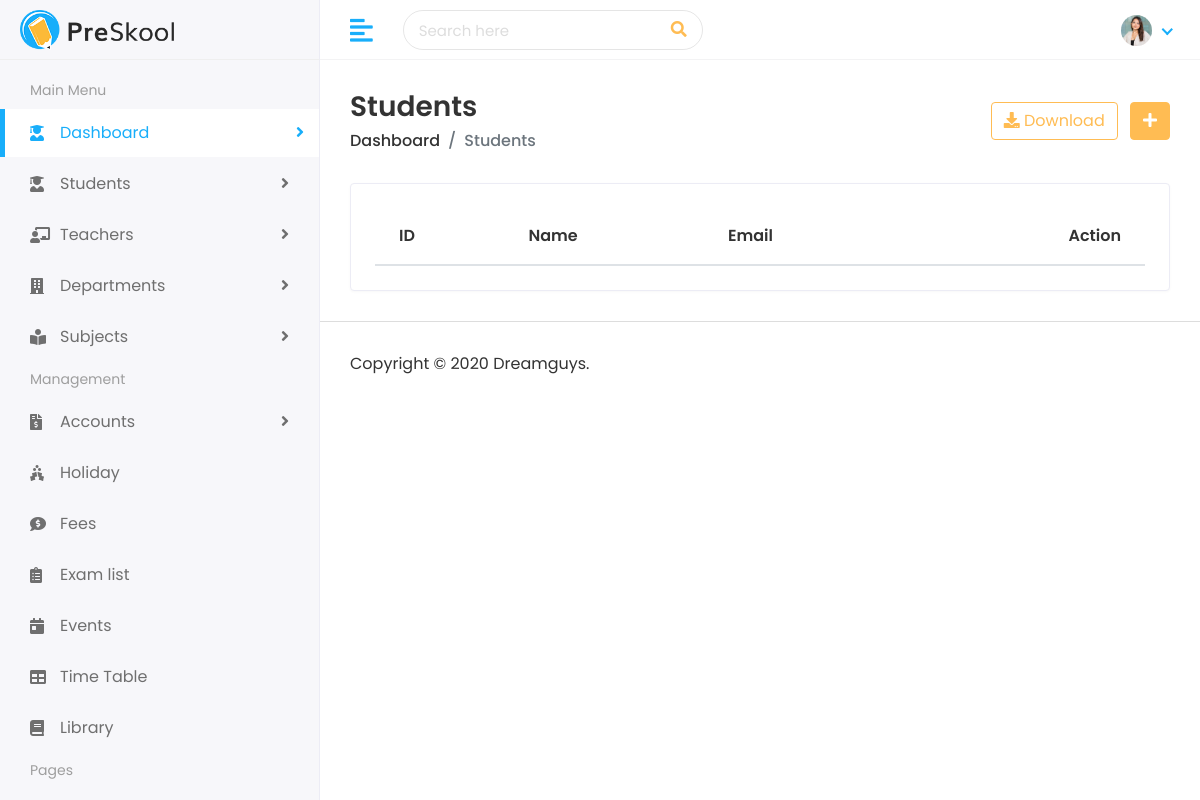
Page /student/ (signed in) on the earlier database version.
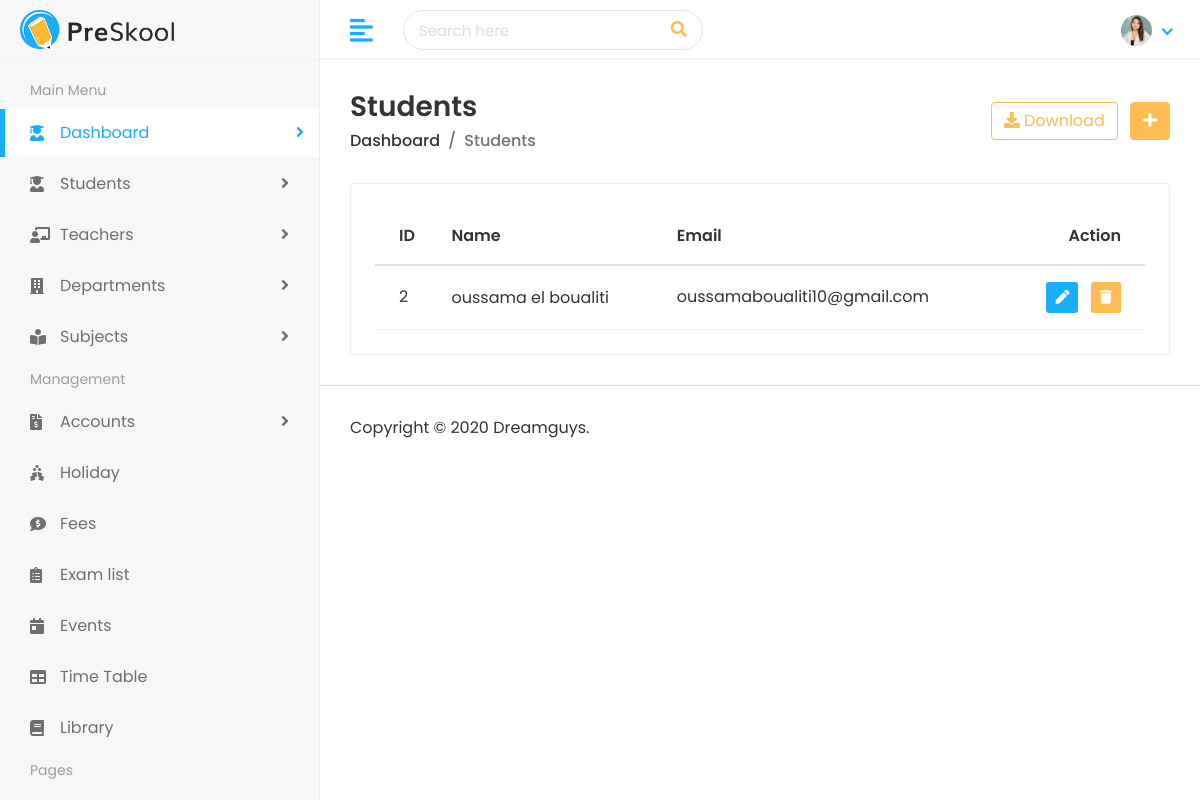
Same page on the later database version.
### student/models.py (models this page shows, shortened)
class Student(models.Model):
   parent = models.OneToOneField(Parent, on_delete=models.CASCADE)
   user = models.OneToOneField(settings.AUTH_USER_MODEL, on_delete=models.SET_NULL, null=True, blank=True)
   first_name = models.CharField(max_length=100)
   last_name = models.CharField(max_length=100)
   student_id = models.CharField(max_length=20)
   gender = models.CharField(max_length=10,
   choices=[('Male','Male'), ('Female','Female')])
   date_of_birth = models.DateField()
   student_class = models.CharField(max_length=50)
   joining_date = models.DateField()
   mobile_number = models.CharField(max_length=15)
   admission_number = models.CharField(max_length=20)
   section = models.CharField(max_length=10)
   student_image = models.ImageField(
   upload_to='students/', blank=True)

class Parent(models.Model):
   father_name = models.CharField(max_length=100)
   father_occupation = models.CharField(max_length=100, blank=True)
   father_mobile = models.CharField(max_length=15)
   father_email = models.EmailField(max_length=100)
   mother_name = models.CharField(max_length=100)
   mother_occupation = models.CharField(max_length=100, blank=True)
   mother_mobile = models.CharField(max_length=15)
   mother_email = models.EmailField(max_length=100)
   present_address = models.TextField()
   permanent_address = models.TextField()

### student/views.py (the view)
# urls.py: path('', views.student_list, name='student_list'),
@login_required
def student_list(request):
    students = Student.objects.all()
    return render(request, 'students/students.html', {'students': students})

### templates/students/students.html (shortened to what this page needs)
{% extends 'Home/base.html' %}
{% load static %}
{% block body %}
         <div class="page-wrapper">
            <div class="content container-fluid">
               <div class="page-header">
                  <div class="row align-items-center">
                     <div class="col">
                        <h3 class="page-title">Students</h3>
                        <ul class="breadcrumb">
                           <li class="breadcrumb-item"><a href="">Dashboard</a></li>
                           <li class="breadcrumb-item active">Students</li>
                        </ul>
                     </div>
                     {% if user.is_authenticated and user.is_admin or user.is_authenticated and user.is_teacher %}
                     <div class="col-auto text-right float-right ml-auto">
                        <a href="#" class="btn btn-outline-primary mr-2"><i class="fas fa-download"></i> Download</a>
                        <a href="{% url 'add_student' %}" class="btn btn-primary"><i class="fas fa-plus"></i></a>
                     </div>
                     {% endif %}
                  </div>
               </div>
               <div class="row">
                  <div class="col-sm-12">
                     <div class="card card-table">
                        <div class="card-body">
                           <div class="table-responsive">
                              <table class="table table-hover table-center mb-0 datatable">
                                 <thead>
                                    <tr>
                                       <th>ID</th>
                                       <th>Name</th>
                                       <th>Email</th>
                                       {% if user.is_authenticated and user.is_admin or user.is_authenticated and user.is_teacher %}
                                       <th class="text-right">Action</th>
                                       {% endif %}
                                    </tr>
                                 </thead>
                                 <tbody>
                                    {% for student in students %}
                                    <tr>
                                       <td>{{ student.student_id}}</td>
                                       <td>
                                          <h2 class="table-avatar">
                                             <a href="{% url 'view_student' student.student_id %}">{{ student.first_name }} {{ student.last_name}}</a>
                                          </h2>
                                       </td>
                                       <td>{{ student.parent.father_email }}</td>
                                       {% if user.is_authenticated and user.is_admin or user.is_authenticated and user.is_teacher %}
                                       <td class="text-right">
                                          <div class="actions">
                                             <a href="{% url 'edit_student' student.student_id %}" class="btn btn-sm bg-success-light mr-2">
                                                 <i class="fas fa-pen"></i>
                                             </a>
                                             <form action="{% url 'delete_student' student.student_id %}" method="POST" style="display:inline;">
                                                 <button type="submit" class="btn btn-sm bg-danger-light" onclick="return confirm('Are you sure you want to delete this student?');">
                                                     <i class="fas fa-trash"></i>
                                                 </button>
                                             </form>
                                         </div>
                                       </td>
                                       {% endif %}
                                    </tr>
                                    {% endfor %}
                                 </tbody>
                              </table>
                           </div>
                        </div>
                     </div>
                  </div>
               </div>
            </div>
            <footer>
               <p>Copyright © 2020 Dreamguys.</p>
            </footer>
         </div>
      </div>
   </body>
</html>
{% endblock %}

### templates/Home/base.html (shortened to what this page needs)
{% load static %}
<!DOCTYPE html>
<html lang="en">
   <head>
      <link rel="stylesheet" href="{%static 'assets/plugins/bootstrap/css/bootstrap.min.css' %}">
      <link rel="stylesheet" href="{%static 'assets/plugins/fontawesome/css/fontawesome.min.css' %}">
      <link rel="stylesheet" href="{%static 'assets/plugins/fontawesome/css/all.min.css' %}">
      <link rel="stylesheet" href="{%static 'assets/plugins/select2/css/select2.min.css' %}">
      <link rel="stylesheet" href="{%static 'assets/plugins/simple-calendar/simple-calendar.css' %}">
      <link rel="stylesheet" href="{%static 'assets/css/style.css' %}">
   </head>
   <body>
      <div class="main-wrapper">
         <div class="header">
            <div class="header-left">
               <a href="{% url 'dashboard' %}" class="logo">
               <img src="{%static 'assets/img/logo.png' %}" alt="Logo">
               </a>
            </div>
            <a href="javascript:void(0);" id="toggle_btn">
            <i class="fas fa-align-left"></i>
            </a>
            <div class="top-nav-search">
               <form>
                  <input type="text" class="form-control" placeholder="Search here">
                  <button class="btn" type="submit"><i class="fas fa-search"></i></button>
               </form>
            </div>
            <ul class="nav user-menu">
               <li class="nav-item dropdown noti-dropdown">
                  <a href="#" class="dropdown-toggle nav-link" data-toggle="dropdown">
                  </a>
               </li>
               <li class="nav-item dropdown has-arrow">
                  <a href="#" class="dropdown-toggle nav-link" data-toggle="dropdown">
                  <span class="user-img"><img class="rounded-circle" src="{%static 'assets/img/profiles/avatar-01.jpg'%}" width="31" alt="Ryan Taylor"></span>
                  </a>
               </li>
            </ul>
         </div>
         <div class="sidebar" id="sidebar">
            <div class="sidebar-inner slimscroll">
               <div id="sidebar-menu" class="sidebar-menu">
                  <ul>
                     <li class="menu-title">
                        <span>Main Menu</span>
                     </li>
                     <li class="submenu active">
                        <a href="#"><i class="fas fa-user-graduate"></i> <span> Dashboard</span> <span class="menu-arrow"></span></a>
                     </li>
                     <li class="submenu">
                        <a href="#"><i class="fas fa-user-graduate"></i> <span> Students</span> <span class="menu-arrow"></span></a>
                     </li>
                     <li class="submenu">
                        <a href="#"><i class="fas fa-chalkboard-teacher"></i> <span> Teachers</span> <span class="menu-arrow"></span></a>
                     </li>
                     <li class="submenu">
                        <a href="#"><i class="fas fa-building"></i> <span> Departments</span> <span class="menu-arrow"></span></a>
                     </li>
                     <li class="submenu">
                        <a href="#"><i class="fas fa-book-reader"></i> <span> Subjects</span> <span class="menu-arrow"></span></a>
                     </li>
                     <li class="menu-title">
                        <span>Management</span>
                     </li>
                     <li class="submenu">
                        <a href="#"><i class="fas fa-file-invoice-dollar"></i> <span> Accounts</span> <span class="menu-arrow"></span></a>
                     </li>
                     <li>
                        <a href="{% url 'holiday_list' %}"><i class="fas fa-holly-berry"></i> <span>Holiday</span></a>
                     </li>
                     <li>
                        <a href="fees.html"><i class="fas fa-comment-dollar"></i> <span>Fees</span></a>
                     </li>
                     <li>
                        <a href="{% url 'exam_list' %}"><i class="fas fa-clipboard-list"></i> <span>Exam list</span></a>
                     </li>
                     <li>
                        <a href="event.html"><i class="fas fa-calendar-day"></i> <span>Events</span></a>
                     </li>
                     <li>
                        <a href="{% url 'visual_tool' %}"><i class="fas fa-table"></i> <span>Time Table</span></a>
                     </li>
                     <li>
                        <a href="library.html"><i class="fas fa-book"></i> <span>Library</span></a>
                     </li>
                     <li class="menu-title">
                        <span>Pages</span>
                     </li>
                     <li class="submenu">
                        <a href="#"> <span> Authentication </span> </a>
                     </li>
                  </ul>
               </div>
            </div>
         </div>
         {% block body %}
         {% endblock %}
  </body>
  </html>

Differences in the rows shown:
added Student: student_id "2", first_name "oussama", last_name "el boualiti", parent.father_email "oussamaboualiti10@gmail.com"
